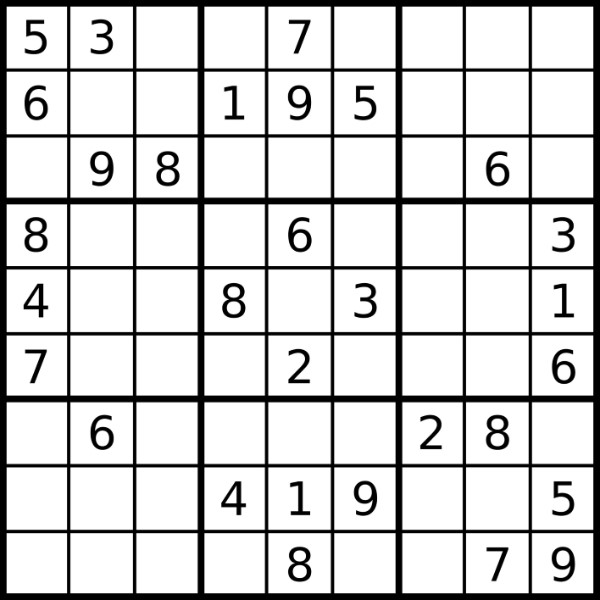
#> input picture sudBoard2.PNG, 600 x 600 px
$ python sudokuVisual.py
#> lines starting #> are read from the running program, lines starting #| are printed output that depends on the picture; after the words box and inside, x2 and y2 are one past the last pixel; in counts of white or black regions, pixels touching at a corner belong together
import cv2 as cv
import numpy as np

# return sudoku board threshold
def thresholdBoard(imagePath):
    squareLength = 450

    image = cv.imread(imagePath, cv.IMREAD_UNCHANGED)
    image = cv.resize(image, (squareLength, squareLength))
    grayImage = cv.cvtColor(image, cv.COLOR_BGR2GRAY)
    blurGrayImage = cv.GaussianBlur(grayImage, (5, 5), 0)
    thresholdImage = cv.adaptiveThreshold(blurGrayImage,255,cv.ADAPTIVE_THRESH_MEAN_C,cv.THRESH_BINARY,11,2)
    return thresholdImage


raw = cv.imread('sudBoard2.PNG', cv.IMREAD_UNCHANGED)
#> raw is the input picture: shape (600, 600, 3); min 0, max 255, mean 210
raw = cv.resize(raw, (450, 450))
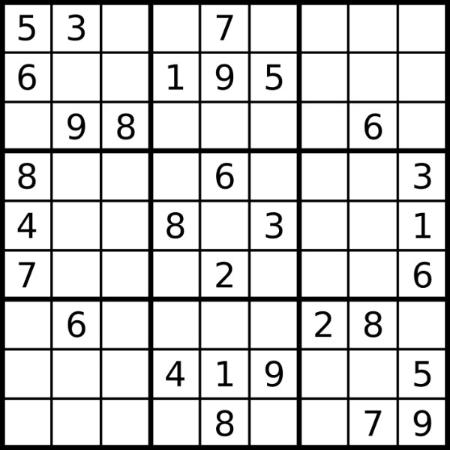
#> raw: shape (450, 450, 3); min 0, max 255, mean 210.1
cv.imshow('raw', raw)

blankImage = np.zeros((450, 450, 3), np.uint8)

imgThresh = thresholdBoard('sudBoard2.PNG')
#> in thresholdBoard, `blurGrayImage = cv.GaussianBlur(grayImage, (5, 5), 0)`:
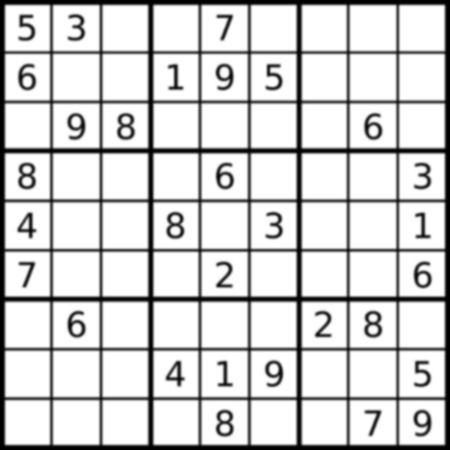
#> blurGrayImage: shape (450, 450); min 0, max 255, mean 210.1
#> in thresholdBoard, `thresholdImage = cv.adaptiveThreshold(blurGrayImage,255,cv.ADAPTIVE_TH..`:
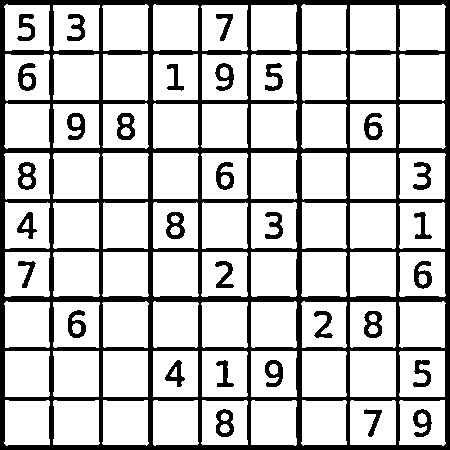
#> thresholdImage: shape (450, 450); 77.5% white; 31 black regions
cv.imshow('threshold', imgThresh)

# finding contours
contours, hierarchy, = cv.findContours(imgThresh, cv.RETR_EXTERNAL, cv.CHAIN_APPROX_SIMPLE)
#> contours = 81 contours; largest, box (x1, y1, x2, y2) and area: (350, 351, 396, 397) 2025, (350, 153, 396, 199) 2025, (251, 351, 297, 397) 1993, (251, 153, 297, 200) 1993, (53, 153, 100, 199) 1992
imageContours = raw.copy()
imageBigContour = raw.copy()
cv.drawContours(imageContours, contours, -1, (0, 255, 0), 3)
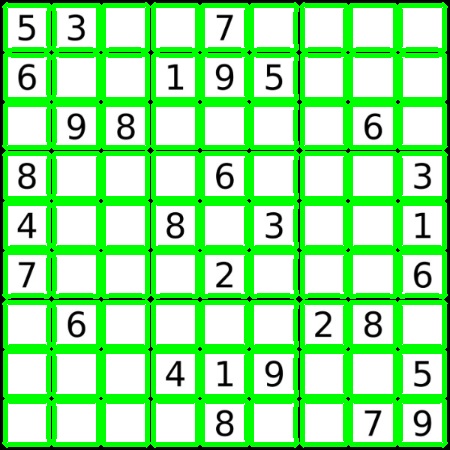
#> imageContours: shape (450, 450, 3); mean B, G, R 148, 236.7, 148

cv.imshow('Contours', imageContours)

def findBiggestContour(contours):
    biggest = np.array([])
    maxArea = 0
    for i in contours:
        area = cv.contourArea(i)
        if area > 50:
            perimeter = cv.arcLength(i, True)
            approx = cv.approxPolyDP(i, 0.02 * perimeter, True)
            if area > maxArea and len(approx) == 4:
                biggest = approx
                maxArea = area
    return biggest, maxArea

def reorder(points):
    points = points.reshape((4, 2))
    newPoints = np.zeros((4, 1, 2), dtype=np.int32)
    add = points.sum(1)
    newPoints[0] = points[np.argmin(add)]
    newPoints[3] = points[np.argmax(add)]
    diff = np.diff(points, axis=1)
    newPoints[1] = points[np.argmin(diff)]
    newPoints[2] = points[np.argmax(diff)]
    return newPoints

biggest, maxArea = findBiggestContour(contours)
#> the loop in findBiggestContour, `for i in contours:` made 81 passes
#> (area, perimeter, biggest, maxArea) on passes 1, 2, 10, 11: (1909.5, 180.7, [[400, 400], [399, 444], [443, 445], [444, 400]], 1909.5), (1941, 177.7, [[350, 401], [350, 444], [395, 444], [394, 400]], 1941), (1986, 179.7, [[400, 351], [399, 395], [444, 396], [444, 351]], 1986), (2025, 180, [[350, 351], [350, 396], [395, 396], [395, 351]], 2025)
#> (area, perimeter, approx) on passes 3 to 8: (1864.5, 178.7, [[302, 400], [301, 443], [346, 444], [346, 401]]), (1913, 179.3, [[252, 400], [251, 444], [295, 445], [296, 401]]), (1908.5, 179.9, [[202, 400], [202, 444], [247, 444], [246, 400]]), (1903.5, 177.9, [[154, 400], [153, 444], [197, 444], [197, 400]]), (1904, 179.3, [[103, 400], [102, 443], [146, 445], [147, 400]]), (1910.5, 179.9, [[53, 401], [53, 444], [99, 443], [98, 400]])
#> after the loop in findBiggestContour, `for i in contours:`: maxArea = 2025
#> biggest = [[350, 351], [350, 396], [395, 396], [395, 351]]; maxArea = 2025
if biggest.size != 0:
    biggest = reorder(biggest)
#> in reorder, `points = points.reshape((4, 2))`: points = [[350, 351], [350, 396], [395, 396], [395, 351]]
#> in reorder, `add = points.sum(1)`: add = [701, 746, 791, 746]
#> in reorder, `diff = np.diff(points, axis=1)`: diff = [1, 46, 1, -44]
#> biggest = [[350, 351], [395, 351], [350, 396], [395, 396]]
    cv.drawContours(imageBigContour, biggest, -1, (0, 255, 0), 10)
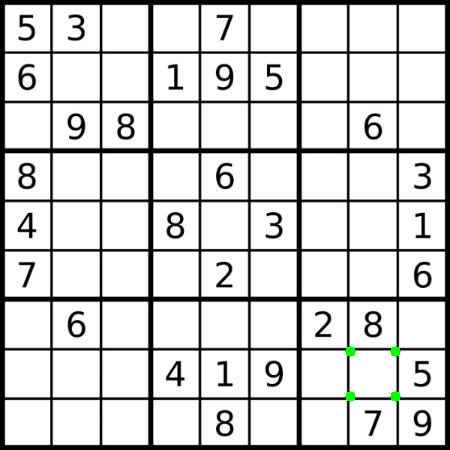
#> imageBigContour: shape (450, 450, 3); 0.16% of pixels changed, all inside (x1, y1, x2, y2) = (345, 346, 401, 402)
    pts1 = np.float32(biggest)
#> pts1 = [[350, 351], [395, 351], [350, 396], [395, 396]]
    pts2 = np.float32([[0, 0], [450, 0], [0, 450], [450, 450]])
    matrix = cv.getPerspectiveTransform(pts1, pts2)
#> matrix = [[10, -5.95e-16, -3500], [-2.3e-15, 10, -3510], [1.4e-18, -1.01e-33, 1]]
    imageWarpColored = cv.warpPerspective(raw, matrix, (450, 450))
    imageDetectedDigits = blankImage.copy()
    imageWarpColored = cv.cvtColor(imageWarpColored, cv.COLOR_BGR2GRAY)
#> imageWarpColored: shape (450, 450)

cv.imshow('Biggest contours', imageBigContour)
while True:
        # cv.waitKey(0)
        if cv.waitKey(1) & 0xFF == ord('q'):
#> (key q is pressed here)
            break
cv.destroyAllWindows()
